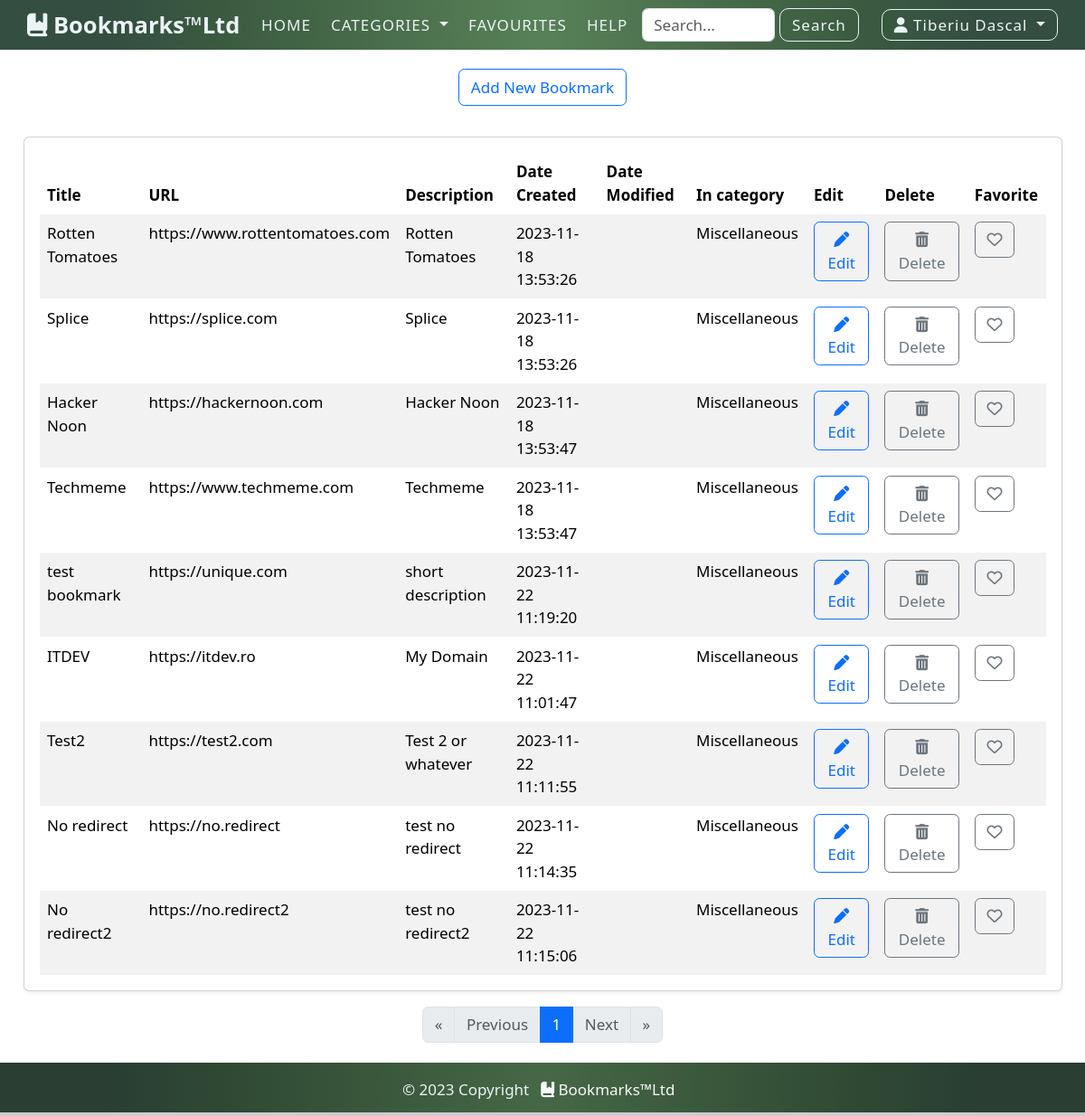
The app's page /bookmarks.php?category=1 (signed in), older data.
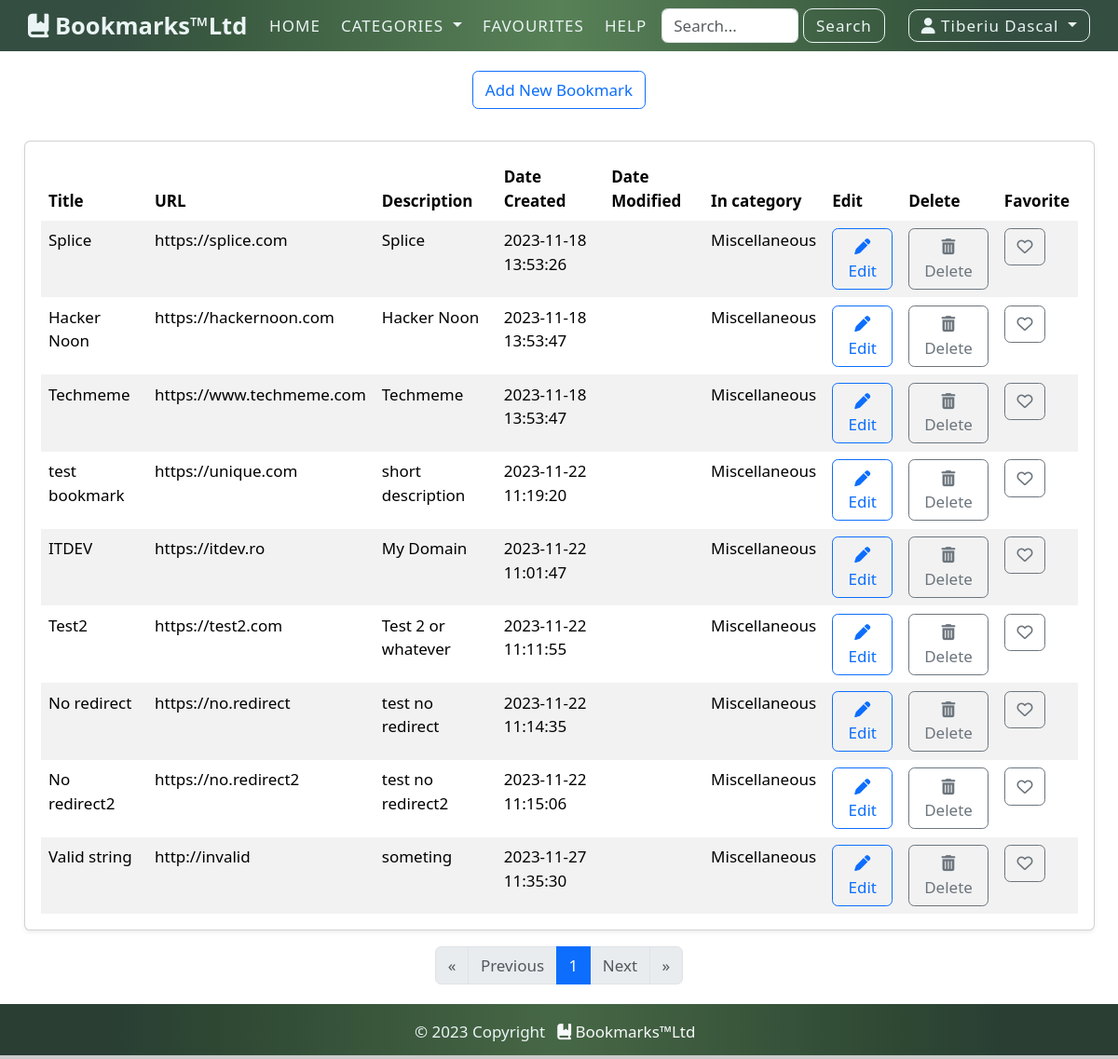
The same page, newer data.
### tables this page shows
CREATE TABLE `bookmarks` (
  `id` int(10) unsigned NOT NULL AUTO_INCREMENT,
  `title` varchar(255) NOT NULL,
  `URL` varchar(300) NOT NULL,
  `description` text DEFAULT NULL,
  `date_created` datetime NOT NULL DEFAULT current_timestamp(),
  `date_modified` datetime DEFAULT NULL,
  `owner_id` int(11) unsigned NOT NULL,
  `category_id` int(10) unsigned DEFAULT NULL,
  PRIMARY KEY (`id`),
  KEY `fk_bookmarks_users` (`owner_id`),
  KEY `fk_bookmarks_categories` (`category_id`) USING BTREE,
  CONSTRAINT `FK_bookmarks_categories` FOREIGN KEY (`category_id`) REFERENCES `categories` (`id`),
  CONSTRAINT `fk_bookmarks_users` FOREIGN KEY (`owner_id`) REFERENCES `users` (`id`)
);

CREATE TABLE `categories` (
  `id` int(10) unsigned NOT NULL AUTO_INCREMENT,
  `name` varchar(255) NOT NULL,
  `categ_image` varchar(255) DEFAULT NULL,
  `description` text DEFAULT NULL,
  PRIMARY KEY (`id`),
  UNIQUE KEY `name` (`name`)
);

### core/utils.php (called while the page is built, shortened)
<?php
function logged_in(){
    if(isset($_SESSION['loggedin'])){
        $loggedin=TRUE;
        return $loggedin;
    }
}

### classes/Database.php (called while the page is built, shortened)
<?php
class Database
{
    private $conn;
    public function __construct()
    {
        $this->conn = new mysqli(DB_HOST, DB_USER, DB_PASS, DB_NAME);
        $this->conn->set_charset('utf8');
    }
    public function query($sql)
    {
        return $this->conn->query($sql);
    }
}

### classes/Bookmark.php (called while the page is built, shortened)
<?php
class Bookmark
{
    private $db;
    public function __construct(Database $database)
    {
        $this->db = $database;
    }
    public function getBookmarksCountByUserId($user_id, $category_id=null)
    {
        $user_id = (int)$user_id;
        $category_id = (int)$category_id;
        if($category_id){
            $sql = "SELECT COUNT(*) AS count FROM bookmarks WHERE owner_id = $user_id AND category_id = $category_id";
        } else {
            $sql = "SELECT COUNT(*) AS count FROM bookmarks WHERE owner_id = $user_id";
        }
        $row = $this->db->query($sql);
        $result = $row->fetch_assoc();
        return $result['count'];
    }
    public function getUserBookmarksByCategoryId($user_id, $category_id, $limit=null, $offset=null)
    {
        $user_id = (int)$user_id;
        $category_id = (int)$category_id;
        $limit   = (int)$limit ? $limit : null;
        $offset  = (int)$offset ? $offset : null;
        if($limit && $offset) {
            $sql = "SELECT * FROM bookmarks WHERE owner_id = $user_id AND category_id = $category_id LIMIT $offset, $limit";
        } else if($limit) {
            $sql = "SELECT * FROM bookmarks WHERE owner_id = $user_id AND category_id = $category_id LIMIT $limit";
        } else {
            $sql = "SELECT * FROM bookmarks WHERE owner_id = $user_id AND category_id = $category_id";
        }
        $row = $this->db->query($sql);
        $results = array();
        while($result = $row->fetch_assoc()){
            $results[] = $result;
        }
        return $results;
    }
}

### classes/Category.php (called while the page is built, shortened)
<?php
class Category{
    private $db;
    public function __construct(Database $database)
    {
        $this->db = $database;
    }
    public function getCategoryNameById($id)
    {
        $id  = (int)$id;
        $sql = "SELECT name FROM categories WHERE id = $id";
        $row = $this->db->query($sql);
        $result = $row->fetch_assoc();
        return $result['name'];
    }
}

### classes/Favorite.php (called while the page is built, shortened)
<?php
class Favorite
{
    private $db;
    public function __construct(Database $database)
    {
        $this->db = $database;
    }
    public function isFavorite($id)
    {
        $id = (int)$id;
        $sql = "SELECT bookmark_id FROM favorites WHERE bookmark_id = $id";
        $result = $this->db->query($sql);
        $row = $result->fetch_assoc();
        return false;
    }
}

### bookmarks.php (the view, shortened to what this page needs)
<?php
require_once 'classes/Database.php';
require_once 'classes/Bookmark.php';
require_once 'classes/Category.php';
require_once 'classes/Favorite.php';
include 'templates/header.php';
$db = new Database();
$bm = new Bookmark($db);
$cat = new Category($db);
$fav = new Favorite($db);
if(!empty($_GET['category'])){
    $category = $_GET['category'];
} else {
    $category = false;
}
if(!$category){
    $count = $bm->getBookmarksCountByUserId($_SESSION['user_id']);
} else {
    $count = $bm->getBookmarksCountByUserId($_SESSION['user_id'], $category);
}
$limit = 10;
$total_pages = ceil($count / $limit);
if((isset($_GET['page']) && (!empty($_GET['page']) && (int)$_GET['page'] != 1))){
    $page = (int)$_GET['page'];
    if($page > $total_pages){
        redirect('bookmarks.php?page=1');
    }
} else {
    $page = 1;
}
$offset = ($page-1)*$limit;
if($category){
    $bookmarks = $bm->getUserBookmarksByCategoryId($_SESSION['user_id'], $category, $limit, $offset);
} else {
    $bookmarks = $bm->getBookmarksByUserId($_SESSION['user_id'], $limit, $offset);
}
?>
<div class="d-flex justify-content-center p-3">
    <a href="new_bookmark.php" class="btn btn-outline-primary mx-4">Add New Bookmark</a>
</div>
<?php
if($count > 1)
{
?>
<section class="intro mx-4 my-3 ">
    <div class="row justify-content-center">
        <div class="col-12">
            <div class="card shadow-sm">
                <div class="card-body">
                    <div class="table-responsive">
                        <table class="table table-hover table-striped table-borderless mb-0">
                            <thead>
                            <tr>
                                <th scope="col">Title</th>
                                <th scope="col">URL</th>
                                <th scope="col">Description</th>
                                <th scope="col">Date Created</th>
                                <th scope="col">Date Modified</th>
                                <th scope="col">In category</th>
                                <th scope="col">Edit</th>
                                <th scope="col">Delete</th>
                                <th scope="col">Favorite</th>
                            </tr>
                            </thead>
                            <tbody>
                            <?php
                                foreach($bookmarks as $bookmark)
                                {?>
                                <tr>
                                    <td><?=$bookmark['title'];?></td>
                                    <td><?=$bookmark['URL'];?></td>
                                    <td><?=$bookmark['description'];?></td>
                                    <td><?=$bookmark['date_created'];?></td>
                                    <td><?=$bookmark['date_modified'];?></td>
                                    <td><?=$cat->getCategoryNameById($bookmark['category_id']);?></td>
                                    <td>
                                        <a class="btn btn-outline-primary" href="edit_bookmark.php?id=<?=$bookmark['id'];?>"><i class="fa fa-solid fa-pen"></i> Edit</a>
                                    </td>
                                    <td>
                                        <a class="btn btn-outline-secondary" href="delete_bookmark.php?id=<?=$bookmark['id'];?>"><i class="fa fa-solid fa-trash"></i> Delete</a>
                                    </td>
                                    <td>
                                        <?php if($fav->isFavorite($bookmark['id'])) { ?>
                                            <a class="btn btn-outline-danger" href="favorites.php?id=<?=$bookmark['id']?>&action=remove"><i class="fa-solid fa-heart"></i></a>
                                        <?php } else { ?>
                                            <a class="btn btn-outline-secondary" href="favorites.php?id=<?=$bookmark['id']?>&action=add"><i class="fa-regular fa-heart"></i></a>
                                        <?php } ?>
                                    </td>
                                </tr>
                                <?php }
                            ?>
                            </tbody>
                        </table>
                    </div>
                </div>
            </div>
        </div>
    </div>
</section>
<nav aria-label="Page navigation example">
    <ul class="pagination justify-content-center">
        <?php
            if($page == 1){
                $prev_disabled = " disabled ";
            } else {
                $prev_disabled = "";
            }
            if($page == $total_pages)
            {
                $next_disabled = " disabled ";
            } else {
                $next_disabled = "";
            }
            echo '<li class="page-item '.$prev_disabled.'"><a class="page-link" href="bookmarks.php?page=1">&laquo;</a></li>';
            echo '<li class="page-item '.$prev_disabled.'"><a class="page-link" href="bookmarks.php?page='. ($page-1). '">Previous</a></li>';
            for($i=1; $i <= $total_pages; $i++)
            {
                if($page == $i) {
                    echo '<li class="page-item active" aria-current="page"><span class="page-link primary" >'. $i .'</span></li>';
                } else {
                    $class = "page-item";
                    $aria = "";
                    echo '<li '.$class . $aria .'><a class="page-link" href="bookmarks.php?page='.$i.'">'. $i .'</a></li>';
                }
            }
            echo '<li class="page-item '.$next_disabled.'"><a class="page-link " href="bookmarks.php?page='.($page+1).'">Next</a></li>';
            echo '<li class="page-item '.$next_disabled.'"><a class="page-link" href="bookmarks.php?page='.$total_pages.'">&raquo;</a></li>';
        ?>
    </ul>
</nav>
<?php }
include 'templates/footer.php';

### templates/header.php (shortened to what this page needs)
<?php
	include(dirname(__DIR__).'/core/utils.php');
?>
<!DOCTYPE html>
<html>
<head>
	<link href="https://cdn.jsdelivr.net/npm/bootstrap@5.3.2/dist/css/bootstrap.min.css" rel="stylesheet">
	<link rel="stylesheet" href="assets/styles/nav.css">
	<link rel="stylesheet" href="assets/styles/main.css">
</head>
<body>
	<header>
		<div class="my-container">
			<nav class="menu">
				<a class="menu__logo" href="index.php"><i class="fa-solid fa-book-bookmark"></i> Bookmarks&trade;Ltd</a>
				<ul class="menu__list" id="primary-navigation">
				<?php
				if(logged_in()){?>
					<li class="menu__item">
						<a class="menu__link shiny-item" href="home.php">Home</a>
					</li>
					<li class="menu__item">
						<a class="dropdown-toggle menu__link shiny-item" data-bs-toggle="dropdown" aria-expanded="false">
							Categories
						</a>
					</li>
					<li class="menu__item">
						<a class="menu__link shiny-item" href="favourites.php">Favourites</a>
					</li>
				<?php } ?>
					<li class="menu__item help" data-bs-toggle="modal" data-bs-target="#aboutUsModal">
						<a class="menu__link shiny-item" href="#"> Help </a>
					</li>
				<?php
				if(logged_in()){ ?>
					<li class="menu__item menu__item--form menu__item--centered">
						<form class="menu__search" action="search.php" method="GET">
							<input class="form-control" type="search" name="search" placeholder="Search..." aria-label="Search">
							<a class="menu__link framed-item framed-item--dif shiny-item" type="submit">Search</a>
						</form>
					</li>
					<li class="menu__item">
						<a class="menu__link framed-item framed-item--dif shiny-item dropdown-toggle account" data-bs-toggle="dropdown" aria-expanded="false">
							<i class="fa-solid fa-user"> </i>  <?php echo($_SESSION['first_name'] . ' ' .$_SESSION['last_name']); ?>
						</a>
					</li>
				<?php } ?>
				</ul>
			</nav>
		</div>
	</header>
<main>

### templates/footer.php (shortened to what this page needs)
<?php
$uri = $_SERVER['REQUEST_URI'];
$uri = explode('/', $uri);
$base_url = "http://" . $_SERVER['HTTP_HOST'];
foreach($uri as $element){
    if($element != end($uri))
    $base_url .= $element . "/";
}
?>
</main>
<footer class="text-center text-lg-start">
    <div class="text-center p-3" style="background-color: rgba(0, 0, 0, 0.2);">
        © 2023 Copyright
        <a class="text-light text-decoration-none mx-2 shiny-item" id="logo" href="<?=$base_url?>"><i class="fa-solid fa-book-bookmark"></i> Bookmarks&trade;Ltd</a>
    </div>
</footer>

### assets/styles/nav.css (style rules this page uses)
:root { --clr-green-900: #344e41; --clr-green-600: #3a5a40; --clr-green-300: #588157; --clr-green-900-op: rgba(51, 79, 65, 0.85); --clr-green-600-op: rgba(59, 89, 64, 0.85); --clr-green-300-op: rgba(87, 127, 87, 0.85); --clr-light: #eaf4f4; }
header, footer { color: var(--clr-light); width: 100%; height: 55px; background-image: linear-gradient(to right, var(--clr-green-900) 10%, var(--clr-green-600) 20%, var(--clr-green-300) 50%, var(--clr-green-600) 80%, var(--clr-green-900) 90%); }
header { position: fixed; top: 0; z-index: 999; }
a { text-decoration: none !important; }
.menu { padding: 0 2.5%; max-width: 1700px; height: 55px; display: flex; align-items: center; position: relative; }
.menu__logo { margin: 0 auto; padding: 0.5rem 1rem 0.5rem 0; font-size: 1.5rem; font-weight: 600; color: var(--clr-light); }
.menu__list { list-style: none; margin: 0; padding: 1.5rem 0; width: 100%; background-image: linear-gradient(to right, var(--clr-green-900) 10%, var(--clr-green-600) 20%, var(--clr-green-300) 50%, var(--clr-green-600) 80%, var(--clr-green-900) 90%); display: flex; flex-direction: column; justify-content: start; align-items: center; gap: 1rem; position: absolute; top: 55px; left: -100%; z-index: 999; transition: all 0.4s ease-in-out; }
.menu__link { font-weight: 400; font-size: 1rem; padding: 0.8rem 0.6rem; color: var(--clr-light); text-transform: uppercase; letter-spacing: 1px; cursor: pointer; transition: all .2s ease-in; }
.menu__item--form { border-radius: 10px !important; margin: 1rem 0; }
.menu__search { display: flex; align-items: center; justify-content: center; gap: 0.3rem; }
.form-control[type="search"] { padding: .3rem .75rem; max-width: 200px; }
.framed-item { padding: 0.5rem 0.75rem !important; border: 1px solid var(--clr-light); border-radius: 10px; }
.framed-item--dif { text-transform: none; padding: 0.3rem 0.75rem !important; }
.help { margin-bottom: 0.5rem; }
@media (min-width: 900px) { html { font-size: 13.5px; } }
@media (min-width: 900px) { .menu__logo { flex: 1 0 auto; } }
@media (min-width: 900px) { .menu__list { width: 90%; background-image: none; position: static; flex-direction: row; justify-content: start; gap: 0.5rem; } }
@media (min-width: 900px) { .menu__link { padding: 0.6rem 0.4rem; } }
@media (min-width: 900px) { .menu__item--centered { margin: 0 auto; } }
@media (min-width: 900px) { .help { margin-bottom: 0; } }
@media (min-width: 900px) { .menu__link.account { margin-left: 1rem; } }
@media (min-width: 1100px) { html { font-size: 17px; } }

### assets/styles/main.css (style rules this page uses)
html, body { height:100vh; margin:0; }
body { display:flex; flex-direction: column; justify-content: space-between; }
main { padding: 55px 0 0; margin: 0.25rem 0; }

Row changes from the older to the newer data that the page shows:
no longer on this page (row edited): bookmarks: title "Rotten Tomatoes", URL "https://www.rottentomatoes.com", description "Rotten Tomatoes", date_created "2023-11-18 13:53:26", category.name "Miscellaneous"
added bookmarks: title "Valid string", URL "http://invalid", description "someting", date_created "2023-11-27 11:35:30", category.name "Miscellaneous"
